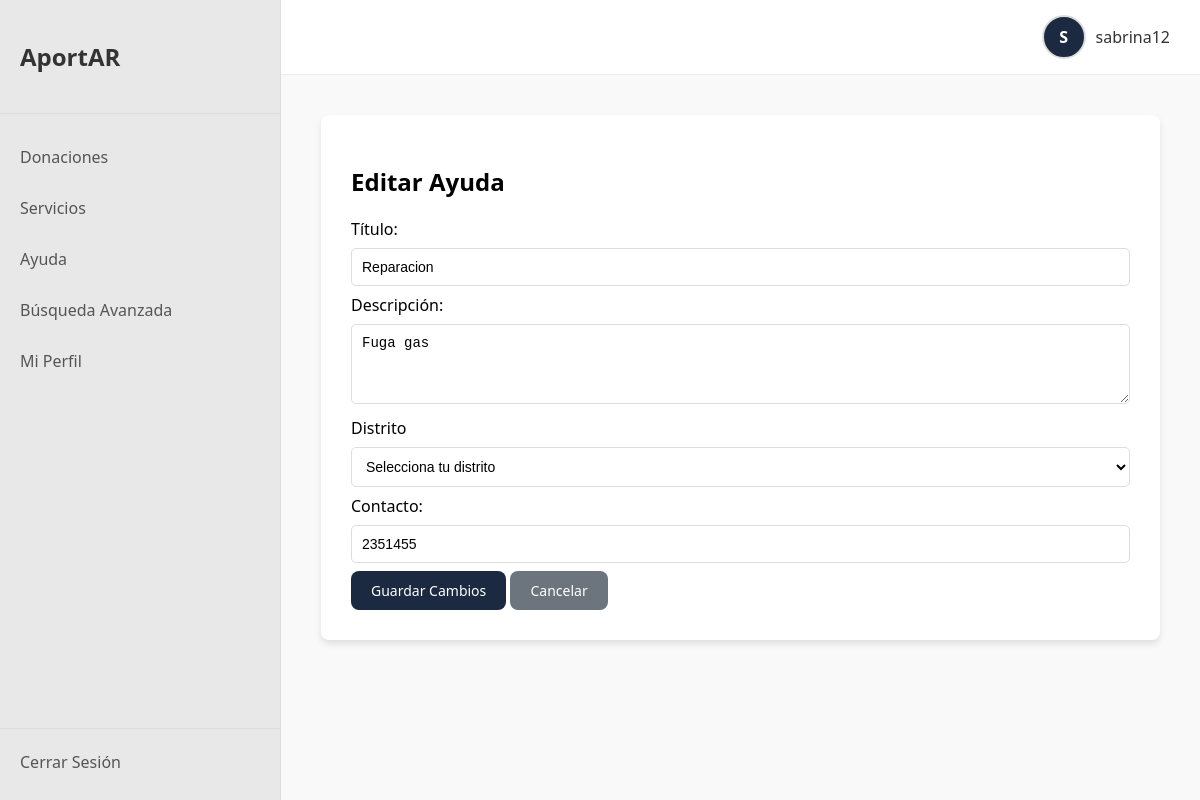
Screenshot of /ayuda/editar/1 (signed in) with the database file from the repository.
### models/user.py (models this page shows, shortened)
class Ayuda(db.Model):
    __tablename__ = 'ayuda'
    id = db.Column(db.Integer, primary_key=True)
    titulo = db.Column(db.String(200), nullable=False)
    descripcion = db.Column(db.Text, nullable=False)
    ubicacion = db.Column(db.String(200), nullable=False)
    contacto = db.Column(db.String(200), nullable=False)
    imagen = db.Column(db.String(200), nullable=True)
    fecha_creacion = db.Column(db.DateTime, default=datetime.utcnow)
    user_id = db.Column(db.Integer, db.ForeignKey('users.id'), nullable=False)

### app.py (the view, shortened to what this page needs)
@app.route("/ayuda/editar/<int:id>", methods=["GET", "POST"])
def editar_ayuda(id):
    if 'user_id' not in session:
        return redirect(url_for('login'))
    ayuda = Ayuda.query.get_or_404(id)
    if ayuda.user_id != session['user_id']:
        flash("No tienes permiso para editar esta solicitud de ayuda.", "danger")
        return redirect(url_for('ver_ayuda'))
    return render_template('editar_ayuda.html', ayuda=ayuda)

### templates/editar_ayuda.html (shortened to what this page needs)
{% extends "base.html" %}
{% block content %}
<div class="form-container">
    <h2>Editar Ayuda</h2>
    <form action="{{ url_for('editar_ayuda', id=ayuda.id) }}" method="POST" enctype="multipart/form-data">
        <label for="titulo">Título:</label>
        <input type="text" id="titulo" name="titulo" value="{{ ayuda.titulo }}" required>
        <label for="descripcion">Descripción:</label>
        <textarea id="descripcion" name="descripcion" required>{{ ayuda.descripcion }}</textarea>
        <label for="ubicacion" class="form-label">Distrito</label>
        <select class="form-select" id="ubicacion" name="ubicacion" required>
            <option value="" disabled selected>Selecciona tu distrito</option>
        </select>
        <label for="contacto">Contacto:</label>
        <input type="number" id="contacto" name="contacto" value="{{ ayuda.contacto }}" required>
        <button type="submit" class="btn-primary">Guardar Cambios</button>
        <a href="{{ url_for('ver_ayuda') }}" class="btn-secondary">Cancelar</a>
    </form>
</div>
{% endblock %}

### static/style.css (style rules this page uses)
body { margin: 0; font-family: "Segoe UI", Tahoma, Geneva, Verdana, sans-serif; background-color: #f8f9fa; }
input, textarea, select { width: 100%; padding: 10px; margin: 8px 0; border: 1px solid #ddd; border-radius: 5px; font-size: 14px; background-color: #fff; box-sizing: border-box; }
textarea { resize: vertical; min-height: 80px; }
.btn, .btn-primary, .btn-secondary, .btn-edit, .btn-delete, .btn-add { all: unset; padding: 10px 20px; border: none; border-radius: 8px; cursor: pointer; font-size: 14px; text-align: center; text-decoration: none; display: inline-block; transition: background-color 0.2s; color: white; font-weight: 400; }
.btn-primary { background-color: #1b2a41; }
.btn-secondary { background-color: #6c757d; }
.form-container, .content-list-container { background: #fff; padding: 30px; border-radius: 8px; box-shadow: 0 4px 6px rgba(0, 0, 0, 0.1); }

### rows the page displays
Ayuda: titulo "Reparacion", descripcion "Fuga gas", contacto "2351455"

### other values shown
{{ session.username[0].upper() if session.username else 'U' }} "S"
{{ session.username if session.username else 'Usuario' }} "sabrina12"
